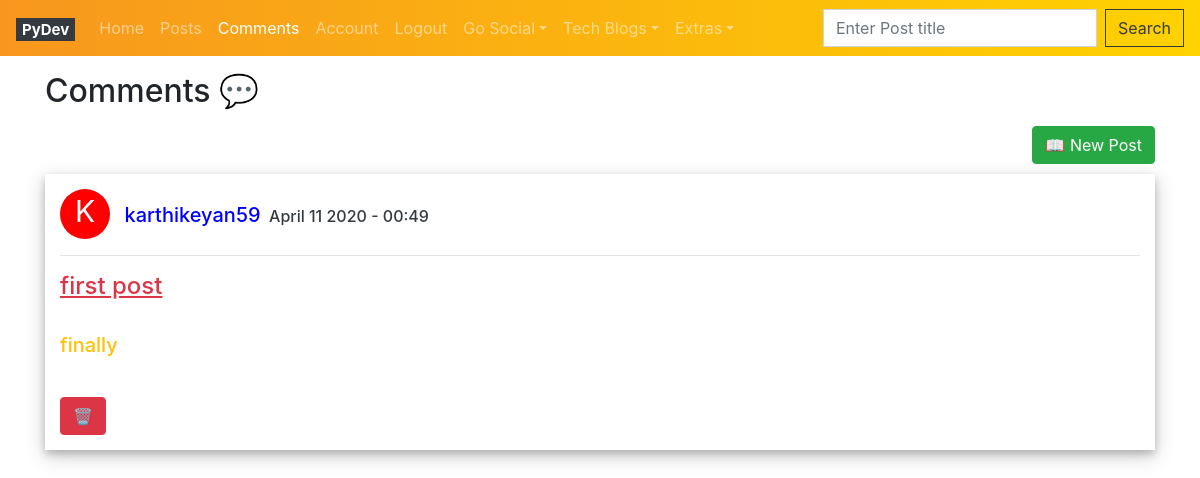
Page /comments (signed in) on the earlier database version.
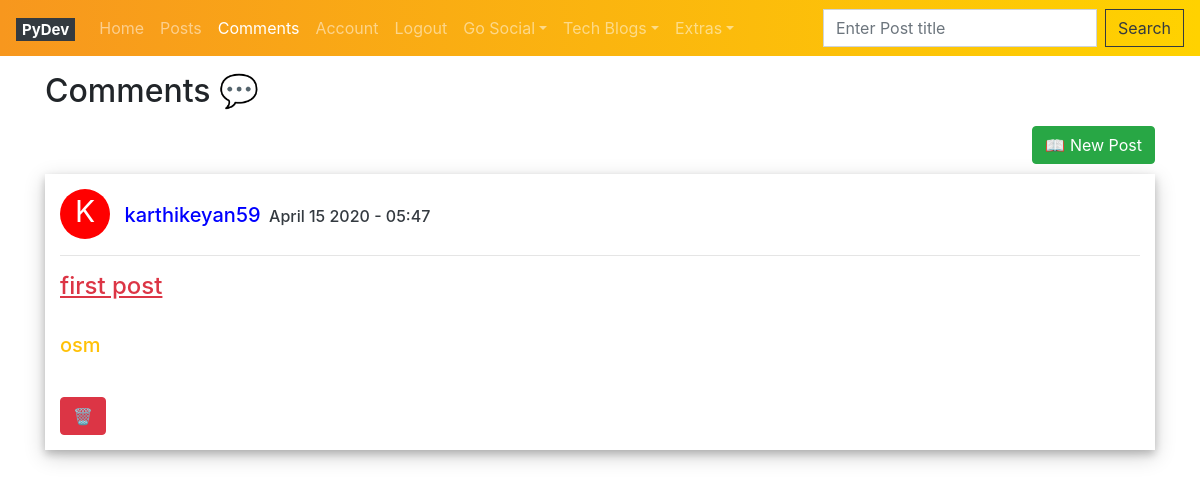
Same page on the later database version.
### models/__init__.py (models this page shows)
class Comments(db.Model):
	__tablename__ = 'comments'
	id = db.Column(db.Integer,primary_key = True)
	content = db.Column(db.Text,nullable = False,default = 'N/A')
	author = db.Column(db.String(10),nullable = False,default = 'N/A')
	created = db.Column(db.DateTime, default=datetime.now)
	color = db.Column(db.String(120),nullable = False)
	post_id = db.Column(db.Integer,db.ForeignKey('posts.id'))

class Posts(db.Model):
	__tablename__ = 'posts'
	id = db.Column(db.Integer,primary_key = True)
	title = db.Column(db.String(100),nullable = False,default = 'N/A')
	content = db.Column(db.Text,nullable = False,default = 'N/A')
	author = db.Column(db.String(10),nullable = False,default = 'N/A')
	created = db.Column(db.DateTime, default=datetime.now)
	owner_id = db.Column(db.Integer,db.ForeignKey('user.id'))
	likes = db.relationship('PostLike',backref = 'post',lazy ='dynamic')
	comments = db.relationship('Comments',backref = 'post',lazy='dynamic',cascade ="all, delete-orphan")

### views/__init__.py (the view)
@app.route('/comments',methods = ['GET','POST'])
@login_required
def comments():
	user_val = session.get('user_val',None)
	allcomments = Comments.query.order_by(Comments.created.desc()).all()
	return render_template('comments.html',comments = allcomments,user = user_val)

### views/__init__.py (called while the page is built)
@loginmanager.user_loader
def load_user(user_id):
	return User.query.get(int(user_id))

@app.context_processor
def context_processor():
	user_val = session.get('user_val', None)
	return dict(key = user_val)

### templates/comments.html (shortened to what this page needs)
{% extends 'base.html' %}
{% block head %}
<p><h2>Comments 💬</h2></p>
<a style="display:inline;" class="btn btn-success float-right" id="newpost" href="/posts/new">📖 New Post</a>
<br>
<br>
{% endblock %}
{% block body %}
{% if comments %}
  {% for comment in comments %}
    <div style="padding: 15px; background-color: white; box-shadow: 0 4px 8px 0 rgba(0, 0, 0, 0.2), 0 6px 20px 0 rgba(0, 0, 0, 0.19);;">
      <div id="profileicon" class="circle" style="background-color:{{ comment.color }} ;">{{ comment.author[0].upper() }}</div>
      <div id='postdetail'><h5 id='postdetail' style="color:blue;">{{ comment.author }}</h5><h6 id='postdetail' class="text-dark">&nbsp;&nbsp;{{ comment.created.strftime('%B %d %Y - %H:%M') }}</h6></div>
      <hr>
      <h4 class="text-danger"><u>{{ comment.post.title }}</u></h4><br>
      <h5><p class="text-warning" style = "white-space:pre-wrap">{{ comment.content }}</p></h5>
      {% if comment.author == user %}
        <p></p><br>
        <a class="btn btn-danger" id="deletecomment" href="/comment/delete/{{ comment.id }}" >🗑️</a>
      {% endif %}
    </div>
    <br>
  {% endfor %}
{% else %}
<h3 class="text-warning">No Comments Found!</h3>
{% endif %}
{% endblock %}

### templates/base.html (shortened to what this page needs)
<!DOCTYPE html>
<html>
<head>
  <link rel="stylesheet" href="https://stackpath.bootstrapcdn.com/bootstrap/4.4.1/css/bootstrap.min.css">
</head>
<body>
<nav class="navbar navbar-expand-lg navbar-dark" style="background:linear-gradient(to right,#f7971e,#ffd200 ); border-radius: 0px">
  <a class="navbar-brand" href="/posts"><span class="badge badge-dark" style="border-radius: 0px">PyDev</span></a>
<div class="collapse navbar-collapse" id="navbarSupportedContent">
    <ul class="navbar-nav mr-auto">
       <li class="nav-item">
        <a class="nav-link" href="/home/{{ key }}">Home</a>
       </li>
       <li class="nav-item">
        <a class="nav-link" href="/posts">Posts</a>
       </li>
       <li class="nav-item">
        <a class="nav-link" href="/comments">Comments</a>
       </li>
       <li class="nav-item">
        <a class="nav-link" href="/account">Account</a>
       </li>
       <li class="nav-item">
        <a class="nav-link" href="/logout">Logout</a>
       </li>
      <li class="nav-item dropdown">
        <a class="nav-link dropdown-toggle" href="#" id="navbarDropdown" role="button" data-toggle="dropdown" aria-haspopup="true" aria-expanded="false">
        Go Social</a>
      </li>
      <li class="nav-item dropdown">
        <a class="nav-link dropdown-toggle" href="#" id="navbarDropdown" role="button" data-toggle="dropdown" aria-haspopup="true" aria-expanded="false">
          Tech Blogs</a>
      </li>
      <li class="nav-item dropdown">
        <a class="nav-link dropdown-toggle" href="#" id="navbarDropdown" role="button" data-toggle="dropdown" aria-haspopup="true" aria-expanded="false">
          Extras</a>
      </li>
    </ul>
    <form action="{{ url_for('search') }}" class="form-inline my-2 my-md-0">
    <input class="form-control mr-sm-2" id="searchbar" style="border-radius: 0px" type="text" name = 'title' placeholder="Enter Post title">
      <button class="btn btn-outline-dark my-2 my-sm-0" style="border-radius: 0px" type="submit">Search</button>
    </form>
  </div>
</nav>
<div class = "container">
    {% block head %}{% endblock %}
    {% block body %}{% endblock %}
</div>
</body>
</html>

### templates/comments.html (style rules this page uses)
.circle { height: 50px; width: 50px; border-radius: 50%; font-size: 30px; text-align: center; color: white; }
#profileicon { display:inline-block;margin-right:10px; }
#postdetail { display:inline-block; }

Differences in the rows shown:
changed Comments "karthikeyan59": created "April 11 2020 - 00:49" → "April 15 2020 - 05:47"; content "finally" → "osm"
